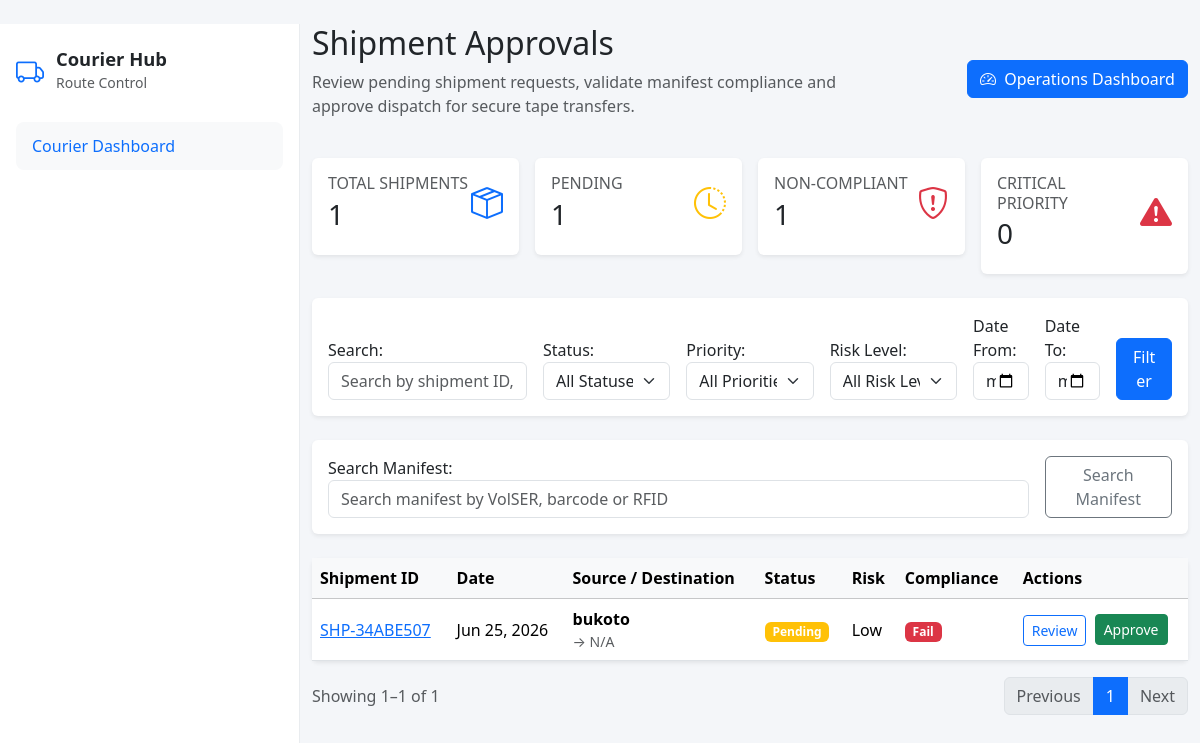
The page /shipment-approvals/ (signed in) on the database as committed earlier.
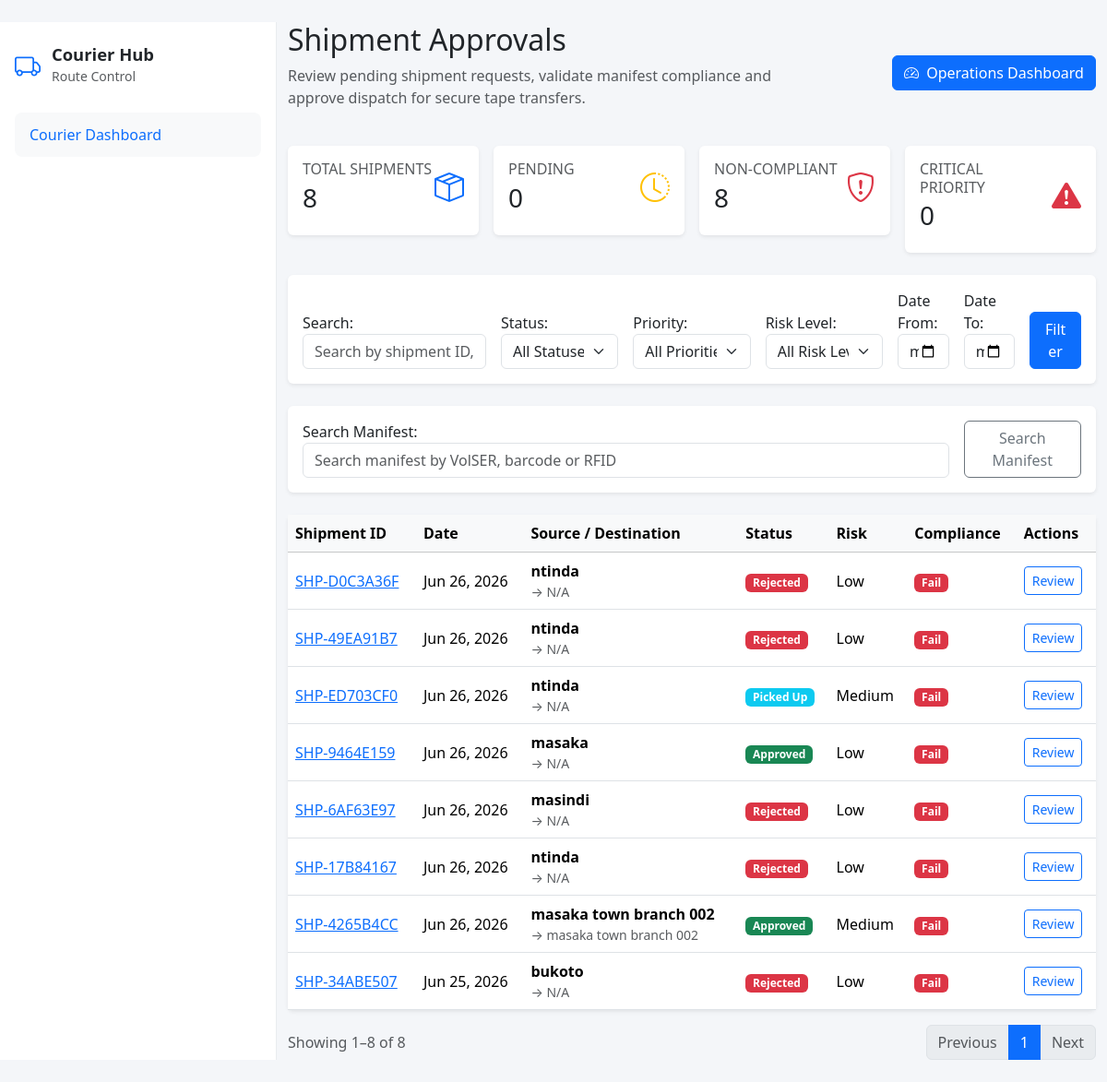
The same page on the database as committed later.
### inventory/models.py (models this page shows, shortened)
class Shipment(models.Model):
    id = models.UUIDField(primary_key=True, default=uuid.uuid4, editable=False)
    SHIPMENT_TYPE_CHOICES = [
        ('Off-Site Transfer', 'Off-Site Transfer'),
        ('Return', 'Return'),
        ('Retrieval', 'Retrieval'),
        ('Destruction', 'Destruction'),
    ]
    SHIPMENT_STATUS_CHOICES = [
        ('Pending', 'Pending'),
        ('More Info Requested', 'More Info Requested'),
        ('Approved', 'Approved'),
        ('Rejected', 'Rejected'),
        ('Dispatched', 'Dispatched'),
        ('Picked Up', 'Picked Up'),
        ('In Transit', 'In Transit'),
        ('Delivered', 'Delivered'),
        ('Completed', 'Completed'),
        ('Return Accepted', 'Return Accepted'),
        ('Cancelled', 'Cancelled'),
    ]
    PRIORITY_LEVEL_CHOICES = [
        ('Normal', 'Normal'),
        ('High', 'High'),
        ('Critical', 'Critical'),
    ]
    DELIVERY_STATUS_CHOICES = [
        ('Delivered', 'Delivered'),
        ('Partially Delivered', 'Partially Delivered'),
    ]
    shipment_id = models.CharField(
        max_length=50,
        unique=True,
        default=generate_shipment_id,
        editable=False,
    )
    shipment_date = models.DateField(default=timezone.localdate)
    shipment_type = models.CharField(max_length=50, choices=SHIPMENT_TYPE_CHOICES)
    status = models.CharField(max_length=50, choices=SHIPMENT_STATUS_CHOICES, default='Pending')
    priority_level = models.CharField(max_length=20, choices=PRIORITY_LEVEL_CHOICES, default='Normal')
    number_of_tapes = models.PositiveIntegerField(default=0)
    source_location = models.CharField(max_length=200, blank=True)
    releasing_custodian = models.CharField(max_length=150, blank=True)
    release_datetime = models.DateTimeField(null=True, blank=True)
    destination_location = models.CharField(max_length=200, blank=True)
    receiving_organization = models.CharField(max_length=200, blank=True)
    expected_delivery_date = models.DateField(null=True, blank=True)
    receiving_custodian = models.CharField(max_length=150, blank=True)
    courier_name = models.CharField(max_length=150, blank=True)
    courier_contact = models.CharField(max_length=100, blank=True)
    vehicle_number = models.CharField(max_length=100, blank=True)
    tracking_number = models.CharField(max_length=150, blank=True)
    tapes = models.ManyToManyField('Tape', blank=True, related_name='shipments')
    approved_by = models.ForeignKey(
        settings.AUTH_USER_MODEL,
        null=True,
        blank=True,
        on_delete=models.SET_NULL,
        related_name='approved_shipments'
    )
    approval_date = models.DateTimeField(null=True, blank=True)
    approval_remarks = models.TextField(blank=True)
    delivery_date = models.DateField(null=True, blank=True)
    delivery_time = models.TimeField(null=True, blank=True)
    received_by = models.CharField(max_length=150, blank=True)
    delivery_status = models.CharField(max_length=30, choices=DELIVERY_STATUS_CHOICES, blank=True)
    delivery_notes = models.TextField(blank=True)
    created_by = models.ForeignKey(
        settings.AUTH_USER_MODEL,
        null=True,
        blank=True,
        on_delete=models.SET_NULL,
        related_name='created_shipments'
    )
    created_at = models.DateTimeField(auto_now_add=True)
    last_updated_by = models.ForeignKey(
        settings.AUTH_USER_MODEL,
        null=True,
        blank=True,
        on_delete=models.SET_NULL,
        related_name='updated_shipments'
    )
    last_updated_at = models.DateTimeField(auto_now=True)
    class Meta:
        ordering = ['-shipment_date', '-created_at']
    def has_dual_custody(self):
        return bool(self.releasing_custodian and self.receiving_custodian)
    def is_manifest_complete(self):
        return self.number_of_tapes > 0 and self.tapes.exists() and self.number_of_tapes == self.tapes.count()
    def is_overdue_for_approval(self):
        if not self.shipment_date:
            return False
        return self.status in ['Pending', 'More Info Requested'] and self.shipment_date < (timezone.localdate() - timedelta(days=2))
    def compliance_checks(self):
        checks = {
            'tape_exists': self.tapes.exists(),
            'duplicate_tapes': not self.tapes.values('id').annotate(count=Count('id')).filter(count__gt=1).exists(),
            'manifest_complete': self.is_manifest_complete(),
            'retention_compliance': not self.tapes.filter(retention_end_date__lt=(self.expected_delivery_date or timezone.localdate())).exists(),
            'legal_hold': not self.tapes.filter(legal_hold=True).exists(),
            'audit_hold': not self.tapes.filter(audit_hold=True).exists(),
            'damage_status': not self.tapes.filter(status='Damaged').exists(),
            'missing_tape_status': not self.tapes.filter(status='Missing').exists(),
            'dual_custody': self.has_dual_custody(),
        }
        return checks
    def compliance_passed(self):
        return all(self.compliance_checks().values())
    def risk_score(self):
        score = 0
        if self.tapes.filter(status='Missing').exists():
            score += 30
        if self.tapes.filter(status='Damaged').exists():
            score += 25
        if self.tapes.filter(legal_hold=True).exists():
            score += 20
        if self.tapes.filter(audit_hold=True).exists():
            score += 20
        if not self.is_manifest_complete():
            score += 15
        if self.priority_level == 'Critical':
            score += 15
        elif self.priority_level == 'High':
            score += 8
        return min(score, 100)
    def risk_level(self):
        score = self.risk_score()
        if score >= 70:
            return 'Critical'
        if score >= 45:
            return 'High'
        if score >= 20:
            return 'Medium'
        return 'Low'

### inventory/views.py (the view, shortened to what this page needs)
# urls.py: path('shipment-approvals/', views.shipment_approvals, name='shipment-approvals'),
@user_passes_test(lambda u: u.is_superuser or is_operations_manager(u) or is_backup_administrator(u), login_url='signin')
@login_required(login_url='signin')
def shipment_approvals(request):
    filter_form = ShipmentApprovalFilterForm(request.GET or None)
    manifest_form = ManifestSearchForm(request.GET or None)
    shipments = Shipment.objects.select_related('approved_by', 'created_by', 'last_updated_by').prefetch_related('tapes').order_by('-shipment_date')
    risk_level_filter = None
    if risk_level_filter:
        shipments = [shipment for shipment in shipments if shipment.risk_level() == risk_level_filter]
    if not isinstance(shipments, list):
        shipments = list(shipments)
    total_shipments = len(shipments)
    pending_count = sum(1 for shipment in shipments if shipment.status == 'Pending')
    more_info_count = sum(1 for shipment in shipments if shipment.status == 'More Info Requested')
    approved_count = sum(1 for shipment in shipments if shipment.status == 'Approved')
    rejected_count = sum(1 for shipment in shipments if shipment.status == 'Rejected')
    critical_count = sum(1 for shipment in shipments if shipment.priority_level == 'Critical')
    non_compliant_count = sum(1 for shipment in shipments if not shipment.compliance_passed())
    overdue_count = sum(1 for shipment in shipments if shipment.is_overdue_for_approval())
    page_number = request.GET.get('page', 1)
    paginator = Paginator(shipments, 10)
    shipment_page = paginator.get_page(page_number)
    context = {
        'dashboard_tabs': OPERATIONS_FEATURE_TABS,
        'filter_form': filter_form,
        'manifest_form': manifest_form,
        'shipments': shipment_page,
        'total_shipments': total_shipments,
        'pending_count': pending_count,
        'more_info_count': more_info_count,
        'approved_count': approved_count,
        'rejected_count': rejected_count,
        'critical_count': critical_count,
        'non_compliant_count': non_compliant_count,
        'overdue_count': overdue_count,
        'has_results': total_shipments > 0,
    }
    if request.GET.get('partial'):
        return render(request, 'shipment_approvals_fragment.html', context)
    return render(request, 'shipment_approvals.html', context)

### inventory/forms.py
class ManifestSearchForm(forms.Form):
    query = forms.CharField(
        required=False,
        widget=forms.TextInput(attrs={'class': 'form-control', 'placeholder': 'Search manifest by VolSER, barcode or RFID'}),
        label='Search Manifest',
    )
    tape_status = forms.ChoiceField(
        required=False,
        choices=[('', 'All Tape Statuses')] + Tape.STATUS_CHOICES,
        widget=forms.Select(attrs={'class': 'form-select'}),
        label='Tape Status',
    )

### inventory/views.py (called while the page is built)
def is_backup_administrator(user):
    return user.is_authenticated and user.groups.filter(name='Backup Administrator').exists()

def is_operations_manager(user):
    return user.is_authenticated and user.groups.filter(name='Operations Manager').exists()

### inventory/templates/shipment_approvals.html (shortened to what the changed rows need)
{% extends 'base.html' %}
{% load static %}
{% block content %}
<div class="row mb-4">
    <div class="col-md-8">
        <h2 class="mb-2">Shipment Approvals</h2>
    </div>
</div>
<div class="row g-3 mb-4">
    <div class="col-sm-6 col-xl-3">
        <div class="card shadow-sm border-0">
            <div class="card-body">
                <div class="d-flex justify-content-between align-items-center mb-2">
                    <div>
                        <h6 class="text-uppercase text-muted mb-1">Total Shipments</h6>
                        <h3 class="mb-0">{{ total_shipments }}</h3>
                    </div>
                </div>
            </div>
        </div>
    </div>
    <div class="col-sm-6 col-xl-3">
        <div class="card shadow-sm border-0">
            <div class="card-body">
                <div class="d-flex justify-content-between align-items-center mb-2">
                    <div>
                        <h6 class="text-uppercase text-muted mb-1">Pending</h6>
                        <h3 class="mb-0">{{ pending_count }}</h3>
                    </div>
                </div>
            </div>
        </div>
    </div>
    <div class="col-sm-6 col-xl-3">
        <div class="card shadow-sm border-0">
            <div class="card-body">
                <div class="d-flex justify-content-between align-items-center mb-2">
                    <div>
                        <h6 class="text-uppercase text-muted mb-1">Non-Compliant</h6>
                        <h3 class="mb-0">{{ non_compliant_count }}</h3>
                    </div>
                </div>
            </div>
        </div>
    </div>
</div>
{% if has_results %}
<div class="card shadow-sm border-0">
    <div class="card-body p-0">
        <div class="table-responsive">
            <table class="table table-hover align-middle mb-0">
                <thead class="table-light">
                    <tr>
                        <th>Shipment ID</th>
                        <th>Date</th>
                        <th>Source / Destination</th>
                        <th>Status</th>
                        <th>Risk</th>
                        <th>Compliance</th>
                        <th>Actions</th>
                    </tr>
                </thead>
                <tbody>
                    {% for shipment in shipments %}
                    <tr>
                        <td><a href="{% url 'shipment-detail' shipment.pk %}">{{ shipment.shipment_id }}</a></td>
                        <td>{{ shipment.shipment_date|date:'M d, Y' }}</td>
                        <td>
                            <div class="fw-semibold">{{ shipment.source_location|default:'N/A' }}</div>
                            <div class="text-muted small">→ {{ shipment.destination_location|default:'N/A' }}</div>
                        </td>
                        <td>
                            {% if shipment.status == 'Pending' %}
                                <span class="badge bg-warning">{{ shipment.status }}</span>
                            {% elif shipment.status == 'More Info Requested' %}
                                <span class="badge bg-secondary">{{ shipment.status }}</span>
                            {% elif shipment.status == 'Approved' %}
                                <span class="badge bg-success">{{ shipment.status }}</span>
                            {% elif shipment.status == 'Rejected' %}
                                <span class="badge bg-danger">{{ shipment.status }}</span>
                            {% else %}
                                <span class="badge bg-info">{{ shipment.status }}</span>
                            {% endif %}
                        </td>
                        <td>{{ shipment.risk_level }}</td>
                        <td>
                            {% if shipment.compliance_passed %}
                                <span class="badge bg-success">Pass</span>
                            {% else %}
                                <span class="badge bg-danger">Fail</span>
                            {% endif %}
                        </td>
                        <td>
                            <a class="btn btn-sm btn-outline-primary" href="{% url 'shipment-detail' shipment.pk %}">Review</a>
                            {% if shipment.status == 'Pending' %}
                            <form method="post" action="{% url 'shipment-detail' shipment.pk %}" class="d-inline-flex align-items-center ms-1">
                                <button type="submit" class="btn btn-sm btn-success">Approve</button>
                            </form>
                            {% endif %}
                        </td>
                    </tr>
                    {% endfor %}
                </tbody>
            </table>
        </div>
    </div>
</div>
<nav class="d-flex justify-content-between align-items-center mt-3">
    <div class="text-muted">Showing {{ shipments.start_index }}–{{ shipments.end_index }} of {{ shipments.paginator.count }}</div>
    <ul class="pagination mb-0">
        {% if shipments.has_previous %}
        <li class="page-item"><a class="page-link" href="?page={{ shipments.previous_page_number }}">Previous</a></li>
        {% else %}
        <li class="page-item disabled"><span class="page-link">Previous</span></li>
        {% endif %}
        {% for num in shipments.paginator.page_range %}
            {% if num == shipments.number %}
                <li class="page-item active"><span class="page-link">{{ num }}</span></li>
            {% elif num >= shipments.number|add:'-2' and num <= shipments.number|add:'2' %}
                <li class="page-item"><a class="page-link" href="?page={{ num }}">{{ num }}</a></li>
            {% endif %}
        {% endfor %}
        {% if shipments.has_next %}
        <li class="page-item"><a class="page-link" href="?page={{ shipments.next_page_number }}">Next</a></li>
        {% else %}
        <li class="page-item disabled"><span class="page-link">Next</span></li>
        {% endif %}
    </ul>
</nav>
{% endif %}
{% endblock %}

Rows that differ between the two databases and show on the page:
added Shipment: shipment_id "SHP-D0C3A36F", shipment_date "Jun 26, 2026", source_location "ntinda", destination_location "N/A", status "Rejected", risk_level "Low", releasing_custodian "Fail"
added Shipment: shipment_id "SHP-49EA91B7", shipment_date "Jun 26, 2026", source_location "ntinda", destination_location "N/A", status "Rejected", risk_level "Low", releasing_custodian "Fail"
added Shipment: shipment_id "SHP-ED703CF0", shipment_date "Jun 26, 2026", source_location "ntinda", destination_location "N/A", status "Picked Up", risk_level "Medium", releasing_custodian "Fail"
added Shipment: shipment_id "SHP-9464E159", shipment_date "Jun 26, 2026", source_location "masaka", destination_location "N/A", status "Approved", risk_level "Low", releasing_custodian "Fail"
added Shipment: shipment_id "SHP-6AF63E97", shipment_date "Jun 26, 2026", source_location "masindi", destination_location "N/A", status "Rejected", risk_level "Low", releasing_custodian "Fail"
added Shipment: shipment_id "SHP-17B84167", shipment_date "Jun 26, 2026", source_location "ntinda", destination_location "N/A", status "Rejected", risk_level "Low", releasing_custodian "Fail"
added Shipment: shipment_id "SHP-4265B4CC", shipment_date "Jun 26, 2026", source_location "masaka town branch 002", destination_location "masaka town branch 002", status "Approved", risk_level "Medium", releasing_custodian "Fail"
changed Shipment "SHP-34ABE507": status "Pending" → "Rejected"
Other text that changed with them:
{{ total_shipments }}: "1" → "8"
{{ pending_count }}: "1" → "0"
{{ non_compliant_count }}: "1" → "8"
{{ shipments.end_index }}: "1" → "8"
{{ shipments.paginator.count }}: "1" → "8"
